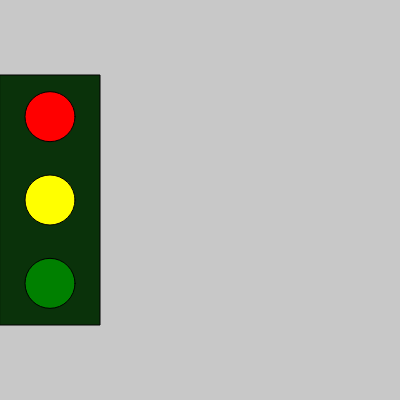
Frame 1 (no input)
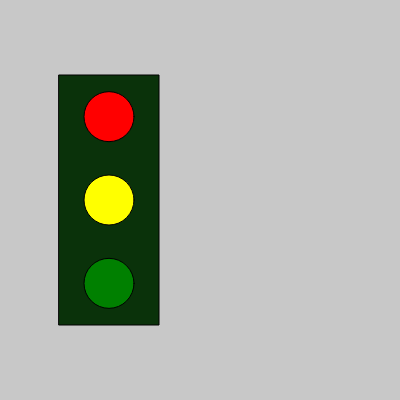
Frame 60 (no input)
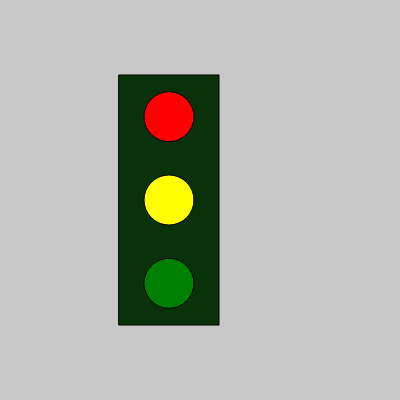
Frame 120 (the mouse pressed at the canvas centre since frame 60)

The p5.js sketch that drew these frames (run headless with seeded random() and noise() and a simulated clock; from frame 60 on, the mouse is pressed at the canvas centre):

// p5.js sketch
// ── sketch.js
let offsetXRectangulo = 0;
let anchuraRectangulo = 0

function setup() {
  createCanvas(400, 400);
}

function draw() {
  background(200);
  const coloresSemaforo = ["red", "yellow", "green"];
  const anchuraRectangulo = 100;
  const alturaRectangulo = 250;
  const offsetYRectangulo = 75;
  const diametroLuces = 50;
  const xLuces = offsetXRectangulo + anchuraRectangulo / 2;
  
  fill(10, 50, 10);
  rect(offsetXRectangulo, offsetYRectangulo, anchuraRectangulo, alturaRectangulo);
  
  const yRojo = offsetYRectangulo + alturaRectangulo / 3 / 2;
  fill(coloresSemaforo[0]);
  circle(xLuces, yRojo, diametroLuces);
  
  const yAmarillo = yRojo + alturaRectangulo / 3;
  fill(coloresSemaforo[1]);
  circle(xLuces, yAmarillo, diametroLuces);
  
  const yVerde = yAmarillo + alturaRectangulo / 3;
  fill(coloresSemaforo[2]);
  circle(xLuces, yVerde, diametroLuces);
  
  offsetXRectangulo++;
  console.log(offsetXRectangulo)
}
